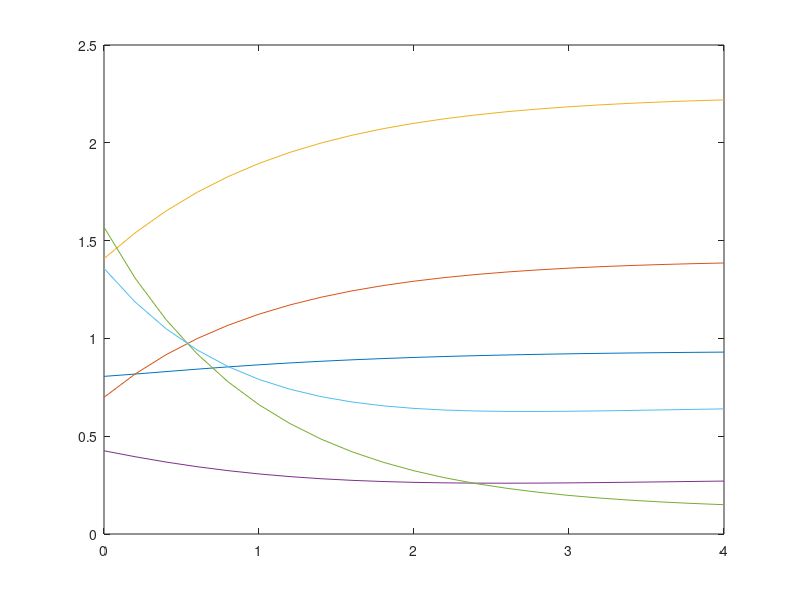

The MATLAB script that drew this image: (Note: this script raises an error after producing the figure.)
function [t,y] = srep05030_example2()
h = zeros(6,6);

h(1,2) = 0.7;
h(1,3) = 0.32;
h(1,6) = 0.04;

h(2,1) = 0.7;
h(2,3) = 0.9;

h(3,1) = 0.845;
h(3,2) = 0.91;
h(3,3) = 0.75;
h(3,4) = 0.11;

h(4,1) = -0.13;
h(4,2) = -0.6;
h(4,3) = -0.68;
h(4,5) = -0.22;

h(5,1) = -0.69;

h(6,2) = -0.27;
h(6,4) = -0.95;
h(6,5) = -0.375;

[t,y] = ode45(@(t,x) ode_model(t,x,h),[0:.2:4],rand(6,1)*2);
plot(t,y)
pin.n = 6;
pin.f = h;

pin_simulation_result.t = t;
pin_simulation_result.y = y;
pin_simulation_results = cell(1,1);
pin_simulation_results{1} = pin_simulation_result;

instance = Instance(pin,pin_simulation_results);

instances = cell(2,1);
instances{1} = instance;
instances{2} = instance;
dataset = Dataset(instances);
dataset.dumpJson('example2.json');

end

function dx = ode_model(t,x,h)
    dx = zeros(6,1);
    for i=1:6
       dx(i) = -x(i);
       for k=1:6
           temp = 0.0;
           if h(i,k) < 0
               temp = 1/(1+x(k).*5);
           end
           if h(i,k) > 0
               temp = x(k).*5/(1+x(k).*5);
           end
           dx(i) = dx(i) + abs(h(i,k))*temp;
       end
    end
end
